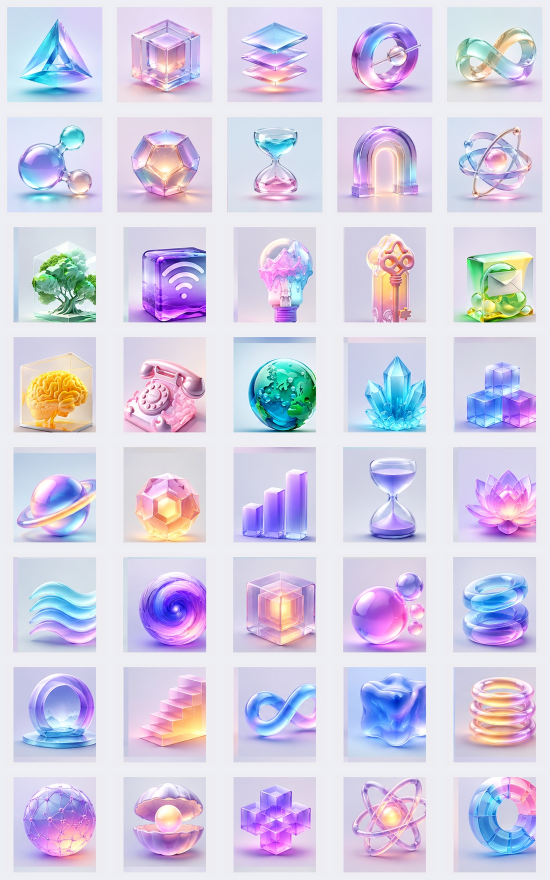
#> input picture src/sources/glass-resin-sheet.jpg, 1100 x 1760 px (shown at 1/2 size); its folder holds only this picture in this run
$ python glass.py
#> lines starting #> are read from the running program, lines starting #| are printed output that depends on the picture; after the words box and inside, x2 and y2 are one past the last pixel; in counts of white or black regions, pixels touching at a corner belong together
#> in main, img is the input picture: PIL image 1100x1760 RGB; mean R, G, B 212.3, 207.6, 228.5
"""Step 1 of the Glass & Resin 3D icons: split the supplied sheet into 40 tiles.

The sheet sits on a flat gutter colour. Each tile is cut at its own edge, found where
the gutter colour stops, and saved losslessly at its native size to
src/sources/glass-resin/. scripts/glass3d.py turns these tiles into transparent icons.

Run: python3 scripts/glass.py   (needs Pillow and NumPy)
"""
import json, os
import numpy as np
from PIL import Image

ROOT = os.path.join(os.path.dirname(os.path.abspath(__file__)), '..')
SHEET = os.path.join(ROOT, 'src', 'sources', 'glass-resin-sheet.jpg')
OUT = os.path.join(ROOT, 'src', 'sources', 'glass-resin')
GUTTER = (238, 239, 244)
COLLECTION = {
    'id': 'glass-resin',
    'title': 'Glass & Resin 3D Icons',
    'description': 'Forty translucent 3D icons in glass and resin: prisms, orbits, crystals, portals and more, cut out on transparent backgrounds.',
}

# In sheet order, left to right, top to bottom: name, title, tags
ASSETS = [
    ('glass-prism', 'Prism', 'triangle pyramid refraction light shape'),
    ('glass-cube', 'Cube', 'box square nested frame shape'),
    ('glass-layers', 'Layers', 'stack sheets levels planes'),
    ('glass-torus', 'Torus', 'ring orbit donut sphere'),
    ('glass-mobius', 'Möbius loop', 'infinity loop ribbon twist'),
    ('glass-molecule', 'Molecule', 'atoms bond chemistry science bubbles'),
    ('glass-dodecahedron', 'Dodecahedron', 'polyhedron gem geometry glow'),
    ('glass-sand-timer', 'Sand timer', 'hourglass time wait sand'),
    ('glass-arch', 'Arch', 'portal gate doorway neon'),
    ('glass-orbital', 'Orbital', 'atom orbit planet science'),
    ('glass-terrarium', 'Terrarium', 'tree nature plant box eco'),
    ('glass-wifi', 'Wi-Fi block', 'wifi signal wireless network cube'),
    ('glass-idea', 'Idea bulb', 'lightbulb idea mountain creative'),
    ('glass-key', 'Key', 'key lock access security unlock'),
    ('glass-mail', 'Mail block', 'envelope email message cube'),
    ('glass-brain', 'Brain', 'mind ai think intelligence cube'),
    ('glass-telephone', 'Telephone', 'phone call rotary retro'),
    ('glass-globe', 'Globe', 'earth world planet water'),
    ('glass-crystals', 'Crystals', 'crystal gem quartz cluster'),
    ('glass-blocks', 'Blocks', 'cubes stack build boxes'),
    ('glass-planet', 'Planet', 'saturn ring space sphere'),
    ('glass-gem', 'Gem', 'jewel faceted diamond polyhedron'),
    ('glass-chart', 'Bar chart', 'chart growth analytics bars stats'),
    ('glass-hourglass', 'Hourglass', 'time timer wait sand violet'),
    ('glass-lotus', 'Lotus', 'flower calm bloom petals'),
    ('glass-waves', 'Waves', 'water flow wave sea'),
    ('glass-vortex', 'Vortex', 'swirl spiral sphere motion'),
    ('glass-core', 'Core cube', 'cube glow core energy nested'),
    ('glass-bubbles', 'Bubbles', 'spheres orbs drops balls'),
    ('glass-rings', 'Rings', 'stack rings loops coils'),
    ('glass-portal', 'Portal', 'ring gate mirror stage'),
    ('glass-stairs', 'Stairs', 'steps progress climb growth'),
    ('glass-infinity', 'Infinity', 'loop endless forever ribbon'),
    ('glass-blob', 'Blob', 'jelly organic shape soft'),
    ('glass-coil', 'Coil', 'spring rings stack gold'),
    ('glass-network', 'Network sphere', 'globe mesh nodes connection web'),
    ('glass-pearl', 'Pearl', 'shell clam ocean treasure'),
    ('glass-cross', 'Cross', 'plus cubes add health blocks'),
    ('glass-atom', 'Atom', 'science orbit nucleus energy'),
    ('glass-ring-chart', 'Ring chart', 'donut chart pie progress segments'),
]


def runs(mask, minlen=60):
    out, start = [], None
    for i, v in enumerate(mask):
        if v and start is None:
            start = i
        if not v and start is not None:
            if i - start >= minlen:
                out.append((start, i))
            start = None
    if start is not None and len(mask) - start >= minlen:
        out.append((start, len(mask)))
    return out


def boxes(img):
    a = np.asarray(img).astype(int)
    art = np.abs(a - np.array(GUTTER)).sum(axis=2) > 9
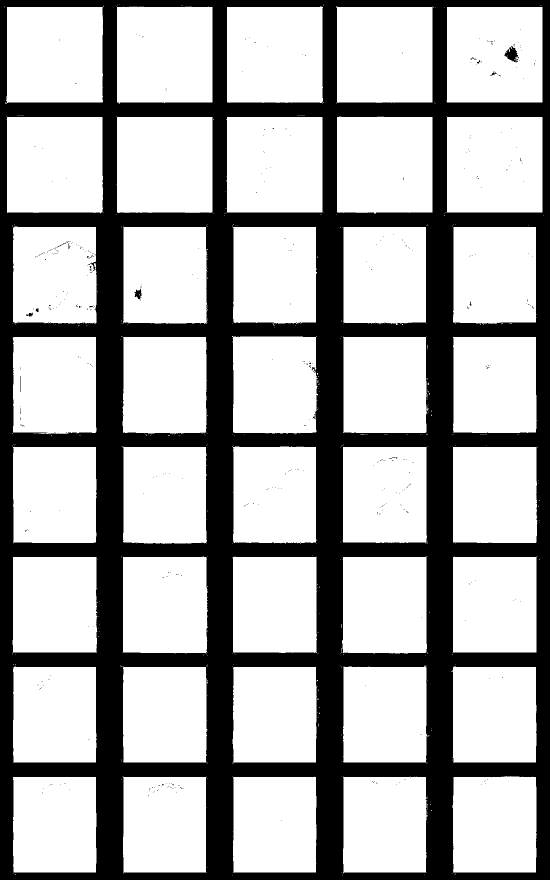
#> art: shape (1760, 1100) bool (shown at 1/2 size); 68.1% white; 419 black regions (410 under 20 px), largest, box (x1, y1, x2, y2) and area: (0, 0, 1100, 1760) 616324, (1008, 92, 1038, 125) 495, (269, 577, 283, 599) 183
    found = []
    for y0, y1 in runs(art.mean(axis=1) > 0.05):
        for x0, x1 in runs(art[y0:y1].mean(axis=0) > 0.3):
            cell = art[y0:y1, x0:x1]
            ys, xs = np.where(cell)
            # the asset's own edge inside its cell: where the gutter colour stops
            found.append((x0 + xs.min(), y0 + ys.min(), x0 + xs.max() + 1, y0 + ys.max() + 1))
#> this loop made 8 passes
#> (y0, y1) on passes 1 to 8: (14, 205), (234, 426), (454, 647), (673, 867), (894, 1087), (1114, 1306), (1334, 1525), (1554, 1745)
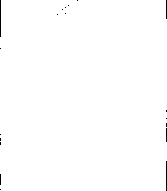
#> cell: shape (191, 167) bool; 99.6% white; black in thin lines or dots
#> after the loop, found = 40 items, first 6: (14, 14, 205, 205), (234, 14, 425, 205), (454, 14, 645, 205), (674, 14, 865, 205), (894, 14, 1085, 205), (14, 234, 205, 426)
    return found


def main():
    img = Image.open(SHEET).convert('RGB')
    found = boxes(img)
    assert len(found) == len(ASSETS), f'found {len(found)} tiles, expected {len(ASSETS)}'
    os.makedirs(OUT, exist_ok=True)
    for (name, _, _), box in zip(ASSETS, found):
        img.crop(box).save(os.path.join(OUT, f'{name}.png'), optimize=True)
#> this loop made 40 passes
#> (name, box) on passes 1 to 12: ('glass-prism', (14, 14, 205, 205)), ('glass-cube', (234, 14, 425, 205)), ('glass-layers', (454, 14, 645, 205)), ('glass-torus', (674, 14, 865, 205)), ('glass-mobius', (894, 14, 1085, 205)), ('glass-molecule', (14, 234, 205, 426)), ('glass-dodecahedron', (234, 234, 425, 426)), ('glass-sand-timer', (454, 234, 645, 425)), ('glass-arch', (674, 234, 865, 426)), ('glass-orbital', (894, 234, 1085, 425)), ('glass-terrarium', (26, 454, 193, 647)), ('glass-wifi', (247, 454, 413, 647))
#> pass 1, in main, `img.crop(box).save(os.path.join(OUT, f'{name}.png'), optimize=True)`:
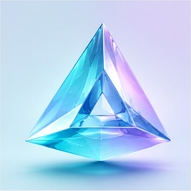
#> saved as glass-prism.png: PIL image 191x191 RGB; mean R, G, B 179.8, 210.9, 240.5
#> pass 2, in main, `img.crop(box).save(os.path.join(OUT, f'{name}.png'), optimize=True)`:
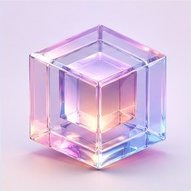
#> saved as glass-cube.png: PIL image 191x191 RGB; mean R, G, B 219.9, 198.4, 226.2
    print(len(found), 'tiles written to src/sources/glass-resin')
#| 40 tiles written to src/sources/glass-resin


if __name__ == '__main__':
    main()
